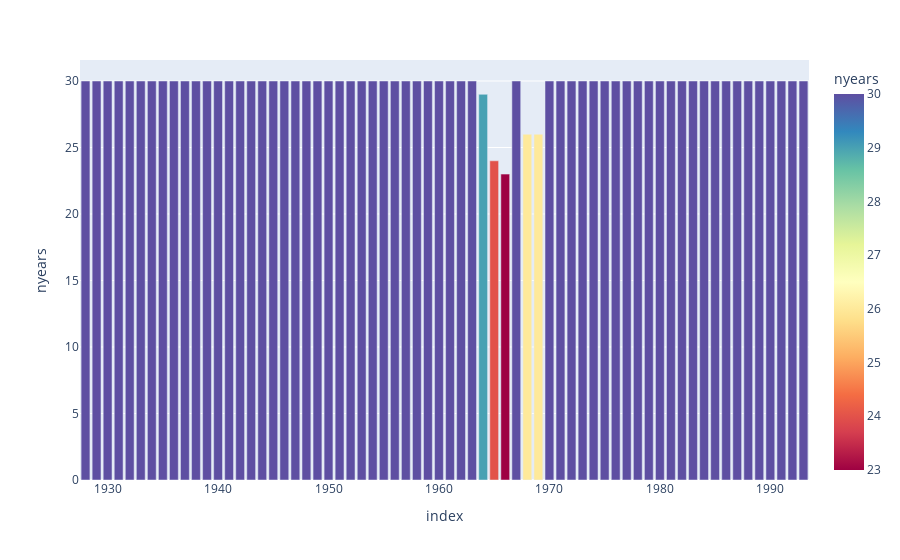

The code cell stored with this chart in its notebook:
### Code cell
years_survived = pd.DataFrame(data={'nyears': [30 - len(np.where(y['trial']['spend']==0.0)[0]) for y in z]},
                              index=range(1928,1994)).reset_index()

px.bar(years_survived, x="index", y="nyears", color="nyears",
              hover_name="index", color_continuous_scale="spectral")

### Figure 1 — Plotly figure (JSON) as saved in the notebook; plotly's stock layout.template omitted (floating-point values rounded to 4 significant figures)
{"data": [{"alignmentgroup": "True", "hovertemplate": "<b>%{hovertext}</b><br><br>index=%{x}<br>nyears=%{marker.color}<extra></extra>", "hovertext": [1928, 1929, 1930, 1931, 1932, 1933, 1934, 1935, 1936, 1937, 1938, 1939, 1940, 1941, 1942, 1943, 1944, 1945, 1946, 1947, 1948, 1949, 1950, 1951, 1952, 1953, 1954, 1955, 1956, 1957, 1958, 1959, 1960, 1961, 1962, 1963, 1964, 1965, 1966, 1967, 1968, 1969, 1970, 1971, 1972, 1973, 1974, 1975, 1976, 1977, 1978, 1979, 1980, 1981, 1982, 1983, 1984, 1985, 1986, 1987, 1988, 1989, 1990, 1991, 1992, 1993], "legendgroup": "", "marker": {"color": [30, 30, 30, 30, 30, 30, 30, 30, 30, 30, 30, 30, 30, 30, 30, 30, 30, 30, 30, 30, 30, 30, 30, 30, 30, 30, 30, 30, 30, 30, 30, 30, 30, 30, 30, 30, 29, 24, 23, 30, 26, 26, 30, 30, 30, 30, 30, 30, 30, 30, 30, 30, 30, 30, 30, 30, 30, 30, 30, 30, 30, 30, 30, 30, 30, 30], "coloraxis": "coloraxis", "pattern": {"shape": ""}}, "name": "", "offsetgroup": "", "orientation": "v", "showlegend": false, "textposition": "auto", "type": "bar", "x": [1928, 1929, 1930, 1931, 1932, 1933, 1934, 1935, 1936, 1937, 1938, 1939, 1940, 1941, 1942, 1943, 1944, 1945, 1946, 1947, 1948, 1949, 1950, 1951, 1952, 1953, 1954, 1955, 1956, 1957, 1958, 1959, 1960, 1961, 1962, 1963, 1964, 1965, 1966, 1967, 1968, 1969, 1970, 1971, 1972, 1973, 1974, 1975, 1976, 1977, 1978, 1979, 1980, 1981, 1982, 1983, 1984, 1985, 1986, 1987, 1988, 1989, 1990, 1991, 1992, 1993], "xaxis": "x", "y": [30, 30, 30, 30, 30, 30, 30, 30, 30, 30, 30, 30, 30, 30, 30, 30, 30, 30, 30, 30, 30, 30, 30, 30, 30, 30, 30, 30, 30, 30, 30, 30, 30, 30, 30, 30, 29, 24, 23, 30, 26, 26, 30, 30, 30, 30, 30, 30, 30, 30, 30, 30, 30, 30, 30, 30, 30, 30, 30, 30, 30, 30, 30, 30, 30, 30], "yaxis": "y"}], "layout": {"barmode": "relative", "coloraxis": {"colorbar": {"title": {"text": "nyears"}}, "colorscale": [[0, "rgb(158,1,66)"], [0.1, "rgb(213,62,79)"], [0.2, "rgb(244,109,67)"], [0.3, "rgb(253,174,97)"], [0.4, "rgb(254,224,139)"], [0.5, "rgb(255,255,191)"], [0.6, "rgb(230,245,152)"], [0.7, "rgb(171,221,164)"], [0.8, "rgb(102,194,165)"], [0.9, "rgb(50,136,189)"], [1, "rgb(94,79,162)"]]}, "legend": {"tracegroupgap": 0}, "margin": {"t": 60}, "xaxis": {"anchor": "y", "domain": [0, 1], "title": {"text": "index"}}, "yaxis": {"anchor": "x", "domain": [0, 1], "title": {"text": "nyears"}}}}
